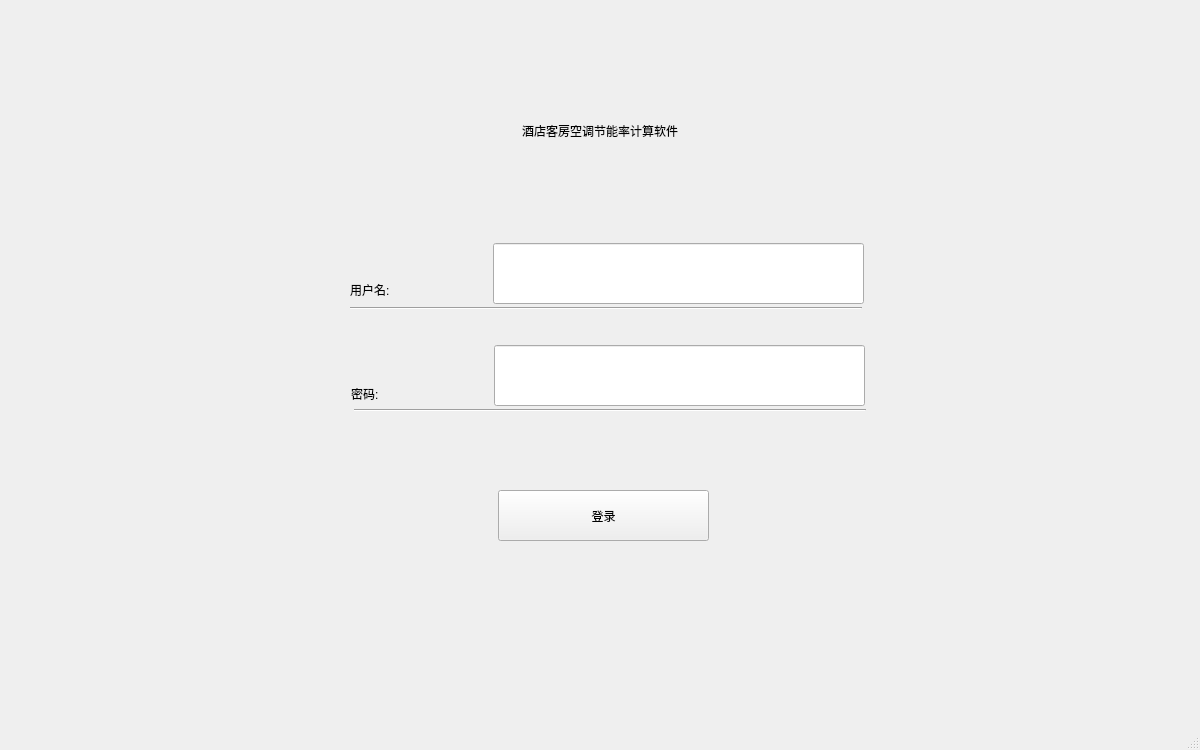
<?xml version="1.0" encoding="UTF-8"?>
<ui version="4.0">
 <class>LoginWindow</class>
 <widget class="QMainWindow" name="LoginWindow">
  <property name="geometry">
   <rect>
    <x>0</x>
    <y>0</y>
    <width>1200</width>
    <height>750</height>
   </rect>
  </property>
  <property name="minimumSize">
   <size>
    <width>1200</width>
    <height>750</height>
   </size>
  </property>
  <property name="maximumSize">
   <size>
    <width>1200</width>
    <height>750</height>
   </size>
  </property>
  <property name="windowTitle">
   <string>MainWindow</string>
  </property>
  <widget class="QWidget" name="centralwidget">
   <property name="autoFillBackground">
    <bool>false</bool>
   </property>
   <widget class="QLabel" name="title">
    <property name="geometry">
     <rect>
      <x>0</x>
      <y>90</y>
      <width>1200</width>
      <height>81</height>
     </rect>
    </property>
    <property name="text">
     <string>酒店客房空调节能率计算软件</string>
    </property>
    <property name="alignment">
     <set>Qt::AlignCenter</set>
    </property>
    <property name="indent">
     <number>0</number>
    </property>
   </widget>
   <widget class="QPushButton" name="btn_login">
    <property name="geometry">
     <rect>
      <x>498</x>
      <y>490</y>
      <width>211</width>
      <height>51</height>
     </rect>
    </property>
    <property name="styleSheet">
     <string notr="true"/>
    </property>
    <property name="text">
     <string>登录</string>
    </property>
   </widget>
   <widget class="QLabel" name="lab_user_name">
    <property name="geometry">
     <rect>
      <x>350</x>
      <y>238</y>
      <width>91</width>
      <height>61</height>
     </rect>
    </property>
    <property name="text">
     <string>用户名:</string>
    </property>
    <property name="alignment">
     <set>Qt::AlignBottom|Qt::AlignLeading|Qt::AlignLeft</set>
    </property>
    <property name="wordWrap">
     <bool>false</bool>
    </property>
   </widget>
   <widget class="QLabel" name="lab_password">
    <property name="geometry">
     <rect>
      <x>351</x>
      <y>342</y>
      <width>91</width>
      <height>61</height>
     </rect>
    </property>
    <property name="layoutDirection">
     <enum>Qt::LeftToRight</enum>
    </property>
    <property name="midLineWidth">
     <number>0</number>
    </property>
    <property name="text">
     <string>密码:</string>
    </property>
    <property name="alignment">
     <set>Qt::AlignBottom|Qt::AlignLeading|Qt::AlignLeft</set>
    </property>
   </widget>
   <widget class="Line" name="line_1">
    <property name="geometry">
     <rect>
      <x>350</x>
      <y>298</y>
      <width>512</width>
      <height>20</height>
     </rect>
    </property>
    <property name="minimumSize">
     <size>
      <width>0</width>
      <height>20</height>
     </size>
    </property>
    <property name="orientation">
     <enum>Qt::Horizontal</enum>
    </property>
   </widget>
   <widget class="QLineEdit" name="edit_user_name">
    <property name="geometry">
     <rect>
      <x>493</x>
      <y>243</y>
      <width>371</width>
      <height>61</height>
     </rect>
    </property>
    <property name="alignment">
     <set>Qt::AlignBottom|Qt::AlignLeading|Qt::AlignLeft</set>
    </property>
   </widget>
   <widget class="QLineEdit" name="edit_password">
    <property name="geometry">
     <rect>
      <x>494</x>
      <y>345</y>
      <width>371</width>
      <height>61</height>
     </rect>
    </property>
    <property name="echoMode">
     <enum>QLineEdit::Password</enum>
    </property>
    <property name="cursorPosition">
     <number>0</number>
    </property>
    <property name="alignment">
     <set>Qt::AlignBottom|Qt::AlignLeading|Qt::AlignLeft</set>
    </property>
   </widget>
   <widget class="Line" name="line_2">
    <property name="geometry">
     <rect>
      <x>354</x>
      <y>402</y>
      <width>512</width>
      <height>16</height>
     </rect>
    </property>
    <property name="orientation">
     <enum>Qt::Horizontal</enum>
    </property>
   </widget>
  </widget>
  <widget class="QMenuBar" name="menubar">
   <property name="geometry">
    <rect>
     <x>0</x>
     <y>0</y>
     <width>1200</width>
     <height>37</height>
    </rect>
   </property>
  </widget>
  <widget class="QStatusBar" name="statusbar"/>
 </widget>
 <resources/>
 <connections/>
</ui>
